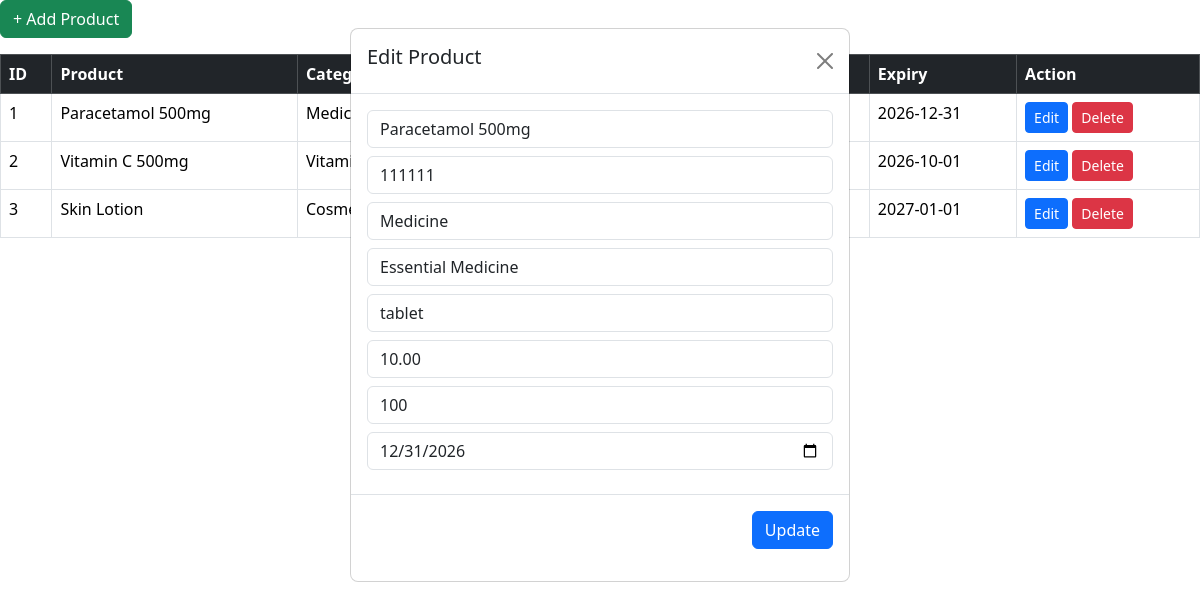
/reusablepage/productmanagement.php?editProduct=1, run on the app's committed database.
### tables this page shows
CREATE TABLE `products` (
  `id` int(11) NOT NULL,
  `product_name` varchar(255) DEFAULT NULL,
  `barcode` varchar(100) DEFAULT NULL,
  `category_id` int(11) DEFAULT NULL,
  `classification_id` int(11) DEFAULT NULL,
  `unit` varchar(50) DEFAULT NULL,
  `price` decimal(10,2) DEFAULT NULL
);

CREATE TABLE `product_categories` (
  `id` int(11) NOT NULL,
  `category_name` varchar(100) DEFAULT NULL
);

CREATE TABLE `inventory` (
  `id` int(11) NOT NULL,
  `product_id` int(11) DEFAULT NULL,
  `quantity` int(11) DEFAULT NULL,
  `expiry_date` date DEFAULT NULL
);

CREATE TABLE `product_classifications` (
  `id` int(11) NOT NULL,
  `classification_name` varchar(100) DEFAULT NULL,
  `is_discountable` tinyint(1) DEFAULT NULL,
  `is_vatable` tinyint(1) DEFAULT NULL
);

### reusablepage/addproductmodal.php (called while the page is built, shortened)
<?php
require_once __DIR__ . "/../function/addprodfunct.php";
require_once __DIR__ . "/../conn/connection_links.php";
$product = new ProductManagement($db);
$categories = $product->getCategories();
$classifications = $product->getClassifications();
?>

### function/addprodfunct.php (called while the page is built, shortened)
<?php
class ProductManagement
{
    private $con;
    public function __construct($db)
    {
        $this->con = $db;
    }
    public function getAllProducts()
    {
        $stmt = $this->con->prepare("
            SELECT
                p.id,
                p.product_name,
                p.price,
                pc.category_name,
                pcl.classification_name,
                COALESCE(SUM(i.quantity), 0) AS quantity,
                MAX(i.expiry_date) AS expiry_date
            FROM products p
            LEFT JOIN product_categories pc ON p.category_id = pc.id
            LEFT JOIN product_classifications pcl ON p.classification_id = pcl.id
            LEFT JOIN inventory i ON p.id = i.product_id
            GROUP BY p.id
        ");
        $stmt->execute();
        return $stmt->fetchAll();
    }
    public function getCategories()
    {
        $stmt = $this->con->prepare("SELECT * FROM product_categories");
        $stmt->execute();
        return $stmt->fetchAll();
    }
    public function getClassifications()
    {
        $stmt = $this->con->prepare("SELECT * FROM product_classifications");
        $stmt->execute();
        return $stmt->fetchAll();
    }
    public function getProductById($id)
    {
        $stmt = $this->con->prepare("
        SELECT p.*, i.quantity, i.expiry_date
        FROM products p
        LEFT JOIN inventory i ON p.id = i.product_id
        WHERE p.id = ?
    ");
        $stmt->execute([$id]);
        return $stmt->fetch();
    }
}

### reusablepage/productmanagement.php (the view, shortened to what this page needs)
<?php
require_once __DIR__ . "/../function/addprodfunct.php";
require_once __DIR__ . "/../conn/connection_links.php";
$product = new ProductManagement($db);
$products = $product->getAllProducts();
$categories = $product->getCategories();
$classifications = $product->getClassifications();
$editData = null;
if (isset($_GET['editProduct'])) {
    $editId = (int) $_GET['editProduct'];
    $editData = $product->getProductById($editId);
}
?>
<div class="mb-3">
    <button class="btn btn-success" data-bs-toggle="modal" data-bs-target="#addProductModal">
        + Add Product
    </button>
</div>
<table id="usersTable" class="table table-bordered table-hover">
    <thead class="table-dark">
        <tr>
            <th>ID</th>
            <th>Product</th>
            <th>Category</th>
            <th>Classification</th>
            <th>Price</th>
            <th>Stock</th>
            <th>Expiry</th>
            <th>Action</th>
        </tr>
    </thead>
    <tbody>
        <?php foreach ($products as $prod): ?>
            <tr>
                <td><?= $prod['id'] ?></td>
                <td><?= $prod['product_name'] ?></td>
                <td><?= $prod['category_name'] ?? 'N/A' ?></td>
                <td><?= $prod['classification_name'] ?? 'N/A' ?></td>
                <td>₱ <?= number_format($prod['price'], 2) ?></td>
                <td><?= $prod['quantity'] ?></td>
                <td><?= $prod['expiry_date'] ?? 'N/A' ?></td>
                <td>
                    <a href="?editProduct=<?= $prod['id'] ?>" class="btn btn-sm btn-primary">Edit</a>
                    <a href="?deleteProduct=<?= $prod['id'] ?>" class="btn btn-sm btn-danger"
                        onclick="return confirm('Delete this product?')">
                        Delete
                    </a>
                </td>
            </tr>
        <?php endforeach; ?>
    </tbody>
</table>
<?php include 'addproductmodal.php'; ?>
<?php include 'updateproductmodal.php'; ?>

### reusablepage/updateproductmodal.php (shortened to what this page needs)
<div class="modal <?= $editData ? 'show d-block' : 'fade' ?>" tabindex="-1">
    <div class="modal-dialog">
        <div class="modal-content">
            <form method="POST">
                <div class="modal-header">
                    <h5>Edit Product</h5>
                  <a href="dashboard?page=product" class="btn-close"></a>
                </div>
                <div class="modal-body">
                    <input type="text" name="product_name" class="form-control mb-2" value="<?= $editData['product_name'] ?? '' ?>" placeholder="Product Name">
                    <input type="text" name="barcode" class="form-control mb-2" value="<?= $editData['barcode'] ?? '' ?>" placeholder="Barcode">
                    <select name="category_id" class="form-control mb-2">
                        <?php foreach ($categories as $cat): ?>
                            <option value="<?= $cat['id'] ?>"
                                <?= ($editData && $editData['category_id'] == $cat['id']) ? 'selected' : '' ?>>
                                <?= $cat['category_name'] ?>
                            </option>
                        <?php endforeach; ?>
                    </select>
                    <select name="classification_id" class="form-control mb-2">
                        <?php foreach ($classifications as $cls): ?>
                            <option value="<?= $cls['id'] ?>"
                                <?= ($editData && $editData['classification_id'] == $cls['id']) ? 'selected' : '' ?>>
                                <?= $cls['classification_name'] ?>
                            </option>
                        <?php endforeach; ?>
                    </select>
                    <input type="text" name="unit" class="form-control mb-2"value="<?= $editData['unit'] ?? '' ?>">
                    <input type="number" name="price" class="form-control mb-2"value="<?= $editData['price'] ?? '' ?>">
                    <input type="number" name="quantity" class="form-control mb-2"value="<?= $editData['quantity'] ?? '' ?>">
                    <input type="date" name="expiry_date" class="form-control mb-2"value="<?= $editData['expiry_date'] ?? '' ?>">
                </div>
                <div class="modal-footer">
                    <button type="submit" name="updateProduct" class="btn btn-primary">
                        Update
                    </button>
                </div>
            </form>
        </div>
    </div>
</div>

### data on the page
products: id "1", product_name "Paracetamol 500mg", category.category_name "Medicine", expiry_date "2026-12-31", category_id "Medicine", classification_id "Essential Medicine"
products: id "2", product_name "Vitamin C 500mg", category.category_name "Vitamins", expiry_date "2026-10-01"
products: id "3", product_name "Skin Lotion", category.category_name "Cosmetics", expiry_date "2027-01-01"
inventory: product_name "Paracetamol 500mg", barcode "111111"
